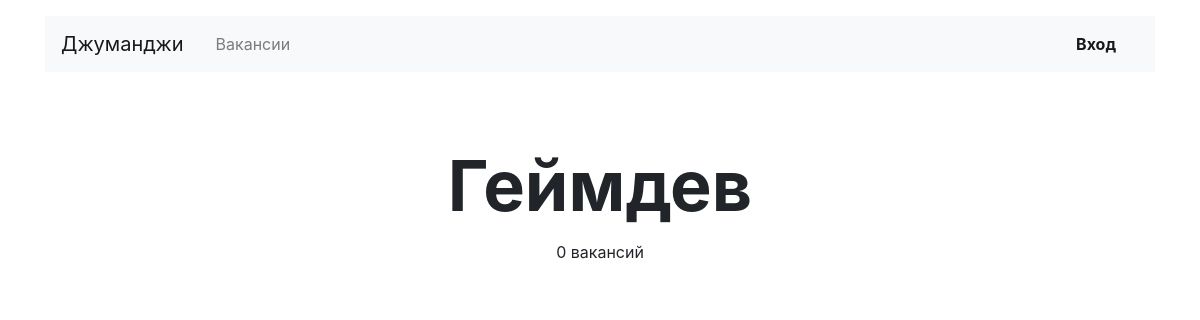
The page /vacancies/cat/gamedev/ on the database as committed earlier.
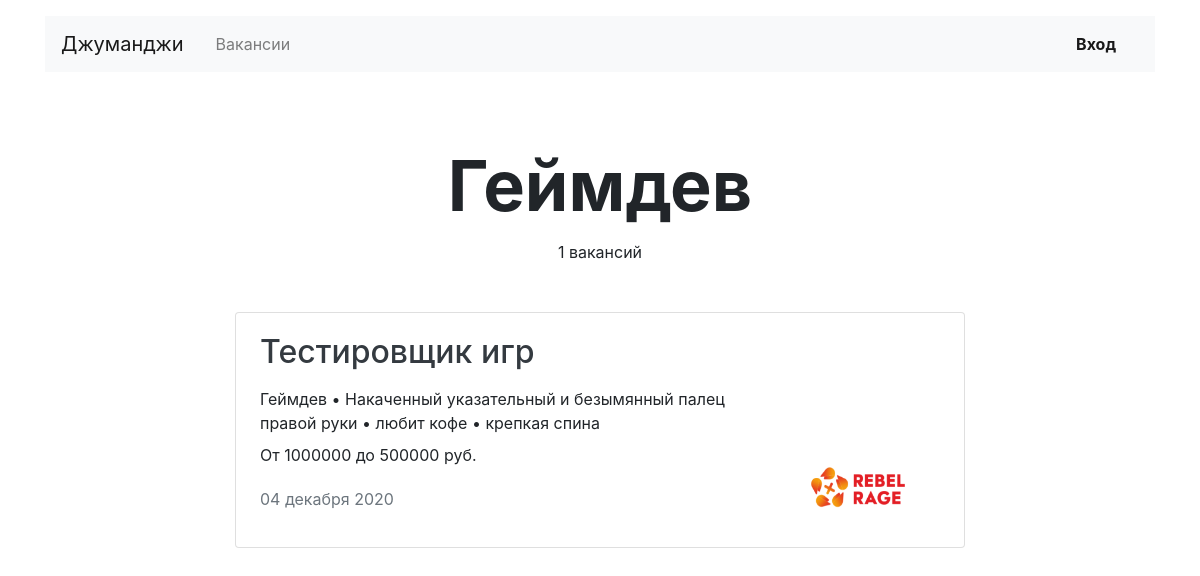
The same page on the database as committed later.
### vacancies/models.py (models this page shows, shortened)
class Vacancy(models.Model):
    title = models.CharField(max_length=70, verbose_name='Название вакансии')
    specialty = models.ForeignKey(Specialty, on_delete=models.CASCADE,
                                  verbose_name='Специализация', related_name='vacancies')
    company = models.ForeignKey(Company, on_delete=models.CASCADE, related_name='vacancies')
    skills = models.TextField(verbose_name='Навыки')
    description = models.TextField(verbose_name='Описание вакансии')
    salary_min = models.IntegerField(verbose_name='Зарплата от')
    salary_max = models.IntegerField(verbose_name='Зарплата до')
    published_at = models.DateField()

class Specialty(models.Model):
    code = models.CharField(max_length=20)
    title = models.CharField(max_length=70)
    picture = models.ImageField(upload_to=MEDIA_SPECIALITY_IMAGE_DIR, height_field='height_field',
                                width_field='width_field')
    height_field = 80
    width_field = 80

class Company(models.Model):
    name = models.CharField(max_length=70, verbose_name="Название компании")
    location = models.CharField(max_length=70, verbose_name="География")
    logo = models.ImageField(upload_to=MEDIA_COMPANY_IMAGE_DIR, height_field='height_field',
                             width_field='width_field', verbose_name="Логотип")
    height_field = 100
    width_field = 60
    description = models.TextField(verbose_name="Информация о компании")
    employee_count = models.IntegerField(verbose_name="Количество человек в компании")
    owner = models.OneToOneField(User, on_delete=models.CASCADE, related_name='company')

### vacancies/views/public.py (the view)
# urls.py: path('vacancies/cat/<str:specialisation>/', VacanciesSpecialView.as_view(), name="vacancies_special"),
class VacanciesSpecialView(View):
    template_name = 'vacancies_cat.html'
    def get(self, request, specialisation):
        if not Specialty.objects.filter(code__iexact=specialisation):
            raise Http404
        category = Specialty.objects.get(code=specialisation)
        cat_vacancies = Vacancy.objects.filter(specialty__code=specialisation)
        context = {
            "cat_vacancies": cat_vacancies,
            "category": category
        }
        return render(request, self.template_name, context)

### vacancies/context_processors.py (called while the page is built)
def menu(request):
    return {}

### vacancies/templatetags/additional_tags.py (called while the page is built)
@register.filter(name='split')
def slpit_filter(value, arg):
    return value.split(arg)

### vacancies/templates/vacancies_cat.html
{% extends 'base.html' %}
{% block container %}
    <section>
      <h1 class="h1 text-center mx-auto mt-4 pt-5" style="font-size: 70px;"><strong>{{ category.title }}</strong></h1>
      <p class="text-center pt-1">{{ cat_vacancies.count }} вакансий</p>
      <div class="row mt-5">
        {% for vacancy in cat_vacancies %}
        {% include 'vacancy_snippet.html' %}
      {% endfor %}
      </div>
    </section>
 {% endblock %}

### vacancies/templates/vacancy_snippet.html
  {% load additional_tags %}
        <div class="col-12 col-lg-8 offset-lg-2 m-auto">
          <div class="card mb-4">
            <div class="card-body px-4">
              <div class="row">
                <div class="col-12 col-md-8 col-lg-9">
                  <h2 class="h2 pb-2"> <a href="{% url 'vacancy' id_vacancy=vacancy.id %}" class="text-dark">{{ vacancy.title}}</a> </h2>
                  <p class="mb-2">{{ vacancy.specialty.title }} • {{ vacancy.skills|split:","|join:" • " }}</p>
                  <p>От {{ vacancy.salary_min }} до {{ vacancy.salary_max }} руб.</p>
                  <p class="text-muted pt-1">{{ vacancy.published_at }}</p>
                </div>
                <div class="col-12 col-md-4 col-lg-3 d-flex align-items-end">
                  <a href="{% url 'company' id_company=vacancy.company.id %}"><img src="{{ vacancy.company.logo.url }}" width="130" height="80" alt=""></a>
                </div>
              </div>
            </div>
          </div>
        </div>

Rows that differ between the two databases and show on the page:
added Vacancy: title "Тестировщик игр", specialty "Геймдев", skills|split "Накаченный указательный и безымянный палец правой руки • любит кофе • крепкая спина", salary_min "1000000", salary_max "500000", published_at "04 декабря 2020", company.logo (picture)
Other text that changed with them:
{{ cat_vacancies.count }}: "0" → "1"
